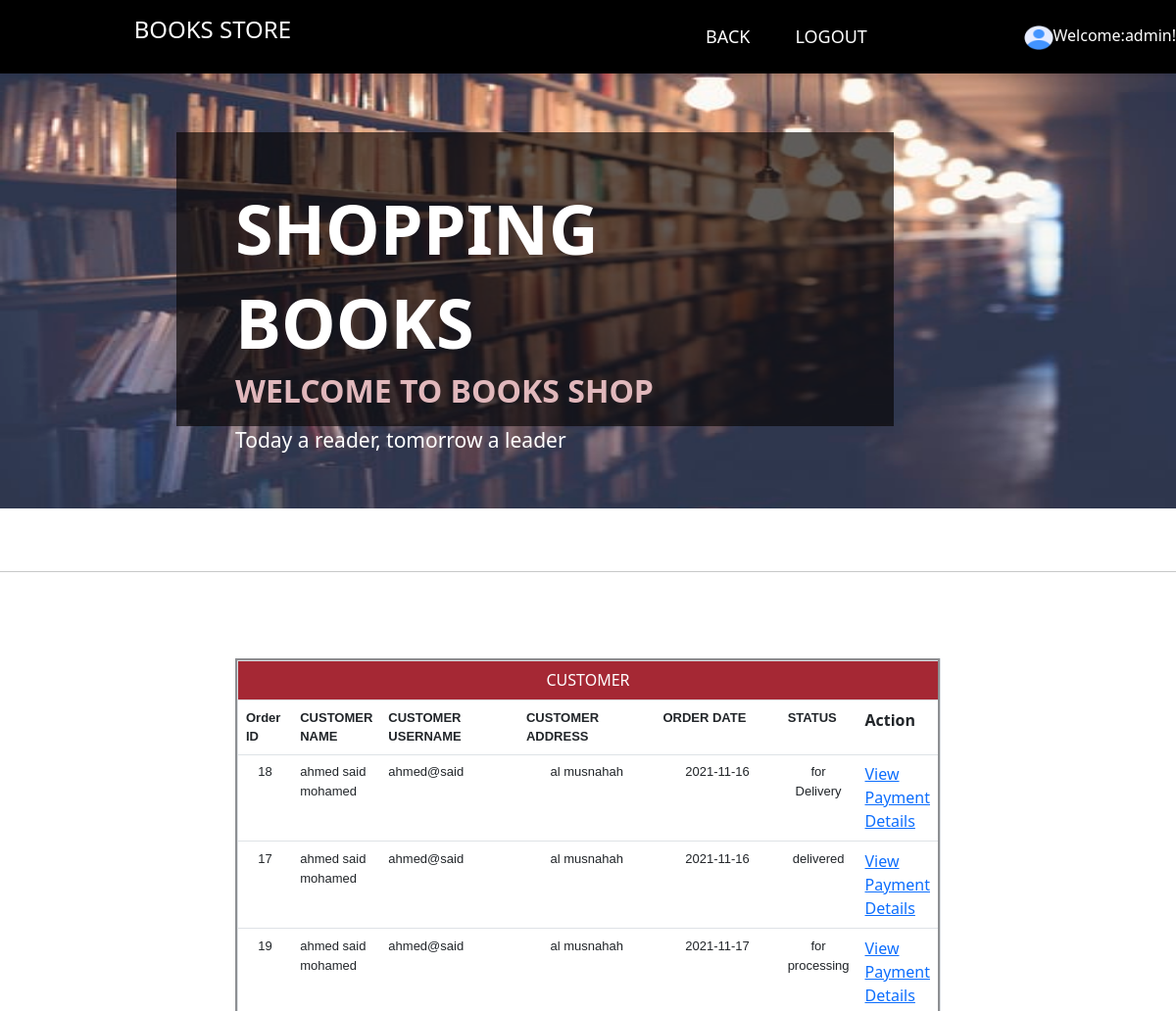
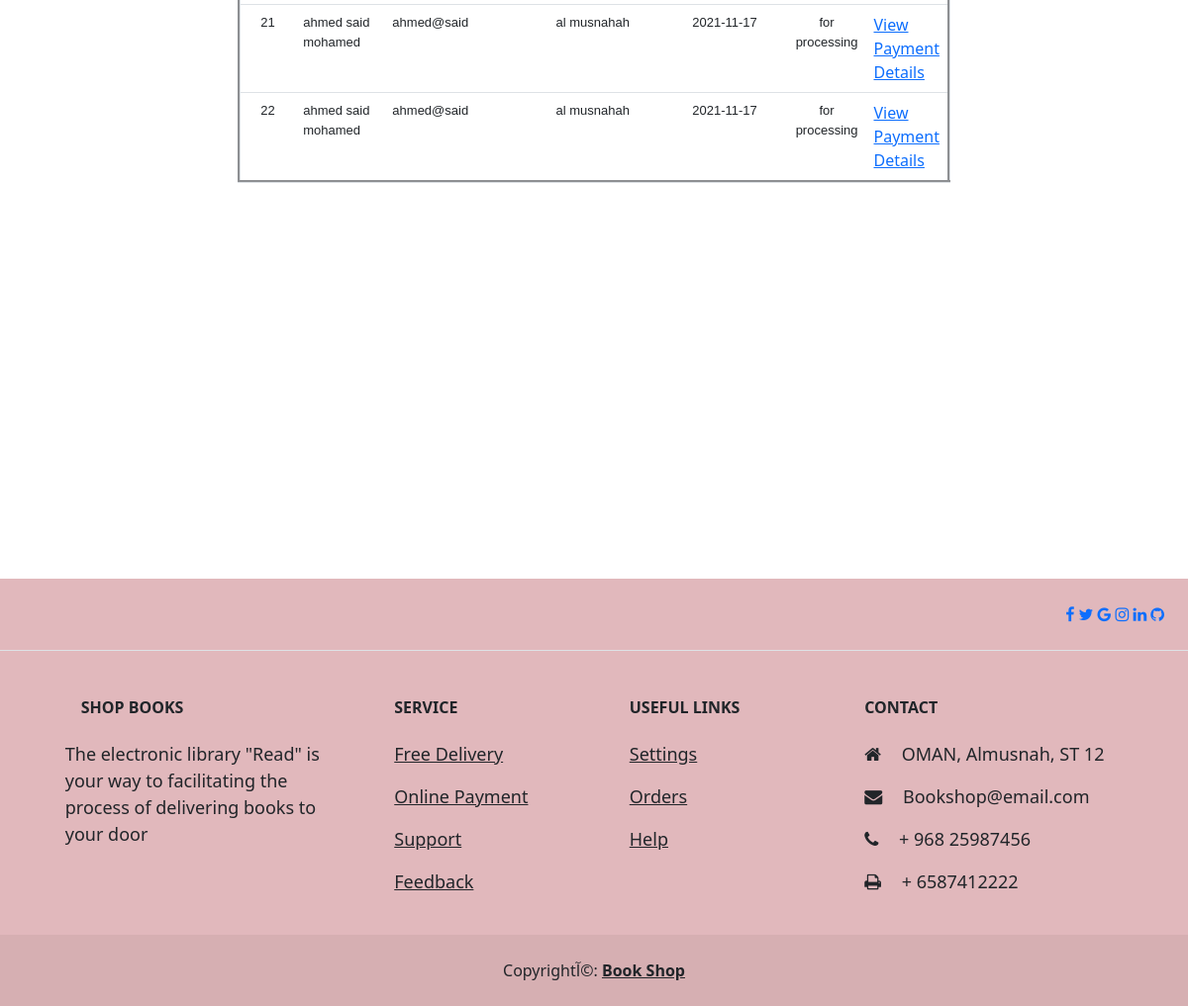
Page /customerOrder.php?cusername=ahmed@said&&cid=3223439 (signed in) on the committed database (2 pictures, top to bottom).
### tables this page shows
CREATE TABLE IF NOT EXISTS `tbcustomer` (
  `cid` int(8) NOT NULL AUTO_INCREMENT,
  `cname` varchar(75) NOT NULL,
  `cusername` varchar(30) NOT NULL,
  `cemail` varchar(50) NOT NULL,
  `cphone` int(8) NOT NULL,
  `cgender` varchar(6) NOT NULL,
  `caddress` varchar(50) NOT NULL,
  `cseq` text NOT NULL,
  `cans` varchar(75) NOT NULL,
  `cpassword` varchar(8) NOT NULL,
  `repassword` varchar(8) NOT NULL,
  `brithdate` date NOT NULL,
  PRIMARY KEY (`cid`)
);

CREATE TABLE IF NOT EXISTS `placeorder` (
  `orid` int(8) NOT NULL AUTO_INCREMENT,
  `cusername` varchar(50) NOT NULL,
  `orderdate` date NOT NULL,
  `gTotal` double NOT NULL,
  `orderstatus` varchar(20) NOT NULL,
  `Payment` varchar(8) NOT NULL,
  PRIMARY KEY (`orid`)
);

### customerOrder.php (the view, shortened to what this page needs)
<!DOCTYPE html PUBLIC "-//W3C//DTD XHTML 1.0 Transitional//EN" "http://www.w3.org/TR/xhtml1/DTD/xhtml1-transitional.dtd">
<html xmlns="http://www.w3.org/1999/xhtml">
<head>
<link rel="stylesheet" href="https://cdnjs.cloudflare.com/ajax/libs/font-awesome/4.7.0/css/font-awesome.min.css">
<link href="style.css" rel="stylesheet" type="text/css">
<link href="bootstrap-5.1.0-dist/bootstrap-icons/bootstrap-icons.css" rel="stylesheet">
  <link href="bootstrap-5.1.0-dist/glightbox/css/glightbox.min.css" rel="stylesheet">
<link href="bootstrap-5.1.0-dist/css/bootstrap.css" rel="stylesheet" type="text/css">
<link href="https://cdnjs.cloudflare.com/ajax/libs/font-awesome/4.7.0/css/font-awesome.min.css" rel="stylesheet">
</head>
<body>
 <nav class="navbar navbar-expand-lg navbar-black bg-black py-3 shadow-sm bg-transparent-black fixed-top"> <a href="#" class="navbar-brand font-weight-bold d-block d-lg-none"></a>
    <div id="navbarContent" class="collapse navbar-collapse">
        <ul class="navbar-nav mx-auto">
          <h4 class="logo" style="color: #FFFFFF">BOOKS STORE</h4>
            <li class="nav-item dropdown megamenu">
		<a id="megamneu" href="Viewcustomer.php" data-toggle="dropdown" aria-haspopup="true" aria-expanded="false" class="nav-link  font-weight-bold text-uppercase ">BACK</a></li>
		<li class="nav-item"><a href="logout.php" class="nav-link font-weight-bold text-uppercase">LOGOUT</a></li>
         </ul>
      <div><img src="image/profile-user.png" height="25px" width="30px"><span class="auto-style3"><span class="text-white">Welcome:<?php
			$username= $_SESSION['txtuser'];
	include ("connect.php");
	$qryname = "select * from  tbadmin where username='$username' ";
	$result = mysqli_query($con,$qryname);
	while($rows = mysqli_fetch_assoc($result))
	{ $namee=$rows['aname'];
}
	echo $namee. "!";
	?>
	</span><span class="auto-style1"></img></span></span></div>
</nav>
                <div class="carousel-inner" style="left: 0px; top: 0px; height: 519px">
               <div class="carousel-item active">
                  <img class="d-block w-100" src="image/download.jpg" alt="slider_img" height="543">
                  <div class="ovarlay_slide_cont" style="left: 0; top: 135px; height: 300px; width: 61%">
                     <h2>SHOPPING BOOKS</h2>
                     <h4>WELCOME TO  BOOKS SHOP</h4>
                     <p>Today a reader, tomorrow a leader</p>
                  </div>
               </div>
                </div>
                <br/>
                <br/>
                <hr><br>
     <form   method="post" id="form2"   name="form2"  onsubmit="return validate(this);"  enctype="multipart/form-data"  action="customerpage.php">
				 <span class="auto-style2">
<?php
 include('connect.php');
$usernamerc=$_GET['cusername'];
$q= "Select * from tbcustomer a,placeorder b where a.cusername='$usernamerc' and  a.cusername=b.cusername  order by orderdate ";
$r=mysqli_query($con,$q);
$num=mysqli_num_rows($r);
	if ($num > 0){
echo "<br>";
		echo "<table  id='productSizes' class='table' border='3'  style='width:60%;' align=center  cellspacing=2>";
	echo "<tr>";
	echo "<br>";
	echo "<tr bgcolor='#A52834'> ";
		echo "<td   width=100 align=center  colspan=9><font color='#ffffff'> CUSTOMER</font></td>";
	echo"</tr>";
echo"<th class='col-1' border='3'><font face = arial size =2>Order ID";
echo"<th class='col-1' border='3'><font face = arial size =2>CUSTOMER NAME";
echo"<th class='col-3' border='3'><font face = arial size =2>CUSTOMER USERNAME ";
echo"<th class='col-3' border='3'><font face = arial size =2>CUSTOMER ADDRESS";
echo"<th class='col-3' border='3'><font face = arial size =2>ORDER DATE";
echo"<th class='col-5' border='3'><font face = arial size =2>STATUS";
echo"<th class='col-3' colspan ='1'  border='3'> Action";
echo"<tr>";
while($row = mysqli_fetch_assoc($r)) {
$vusernamerc =$row['cusername'];
$vorid=$row['orid'];
$vcname =$row['cname'];
$vorderDate =$row['orderdate'];
$vstatus = $row['orderstatus'];
$vcaddress =$row['caddress'];
echo"<tr>";
echo"<td align =center><font face = arial size =2>$vorid";
echo"<td border='3'><font face = arial size =2>$vcname ";
echo"<td border='3'><font face = arial size =2>$vusernamerc";
echo"<td  border='3' align =center><font face = arial size =2>$vcaddress";
echo"<td border='3' align =center><font face = arial size =2>$vorderDate";;
echo"<td   border='3' align =center><font face = arial size =2>$vstatus";
echo"<td ><a href='PaymentDetails.php?cusername=$usernamerc&&orid=$vorid'>View Payment Details</a>";
echo"</tr>";
}
echo"</table><br>";
}
else{
	echo "<center>No Order Yet! <br>";
	echo "Click <a href='viewcustomer.php'>here</a> To Back !</a></center>";
}
?>
	</span>
		<br />
		<br />
		<br />
		<br />
		<br />
		<br />
   </form>
   <br />
  <br><br><br><br><br>
 <br />
 <br />
 <br />
<footer class="auto-style7">
  <section
    class="d-flex justify-content-center justify-content-lg-between p-4 border-bottom bg-"
       >
    <div>
     <a href="https://ar-ar.facebook.com"><i class="fa fa-facebook"></i></a>
       <a href="https://twitter.com/"> <i class="fa fa-twitter"></i></a>
       <a href="https://google.com/"> <i class="fa fa-google"></i></a>
       <a href="https://instagram.com/"> <i class="fa fa-instagram"></i></a>
       <a href="https://linkedin.com/"> <i class="fa fa-linkedin"></i></a>
       <a href="https://github.com/"> <i class="fa fa-github"></i></a>
    </div>
  </section>
  <section class="">
    <div class="container text-center text-md-start mt-5">
      <div class="row mt-3">
        <div class="col-md-3 col-lg-4 col-xl-3 mx-auto mb-4">
          <h6 class="text-uppercase fw-bold mb-4">
            <i class="fas fa-gem me-3"></i>SHOP BOOKS
          </h6>
          <p>The electronic library "Read" is your way to facilitating the process of delivering books to your door
          </p>
        </div>
        <div class="col-md-2 col-lg-2 col-xl-2 mx-auto mb-4">
          <h6 class="text-uppercase fw-bold mb-4">
           SERVICE
          </h6>
          <p>
            <a href="#!" class="text-reset">Free Delivery</a>
          </p>
          <p>
            <a href="#!" class="text-reset">Online Payment</a>
          </p>
          <p>
            <a href="#!" class="text-reset">Support</a>
          </p>
          <p>
            <a href="#!" class="text-reset">Feedback</a>
          </p>
        </div>
        <div class="col-md-3 col-lg-2 col-xl-2 mx-auto mb-4">
          <h6 class="text-uppercase fw-bold mb-4">
            Useful links
          </h6>
             <p>
            <a href="#!" class="text-reset">Settings</a>
          </p>
          <p>
            <a href="#!" class="text-reset">Orders</a>
          </p>
          <p>
            <a href="#!" class="text-reset">Help</a>
          </p>
        </div>
        <div class="col-md-4 col-lg-3 col-xl-3 mx-auto mb-md-0 mb-4">
          <h6 class="text-uppercase fw-bold mb-4">
            Contact
          </h6>
          <p><i class="fa fa-home me-3"></i> OMAN, Almusnah, ST 12</p>
          <p>
            <i class="fa fa-envelope me-3"></i>
            Bookshop@email.com
          </p>
          <p><i class="fa fa-phone me-3"></i> + 968 25987456</p>
          <p><i class="fa fa-print me-3"></i> + 6587412222</p>
        </div>
      </div>
    </div>
  </section>
  <div class="text-center p-4" style="background-color: rgba(0, 0, 0, 0.05);">
    Copyrightآ©:
    <a class="text-reset fw-bold" href="https://mdbootstrap.com/">Book Shop</a>
  </div>
</footer>
     </body>
</html>

### style.css (style rules this page uses)
.logo { margin-right: 400px; font-family: 'Crimson Text', serif, font-size -2px; color: ; }
* { box-sizing: border-box; }
nav.navbar a, nav.navbar ul li a { color: #FFF !important; }
nav.navbar ul li { padding: 0 15px; position: relative; }
.navbar-nav li a { font-size: 18px; font-weight: 300; }
p { font-size: 18px; font-weight: 300; }
.ovarlay_slide_cont { background: rgba(5,3,0,0.63); position: absolute; width: 60%; margin: 0 15%; z-index: 1111111111; top: 135px; left: 0; padding: 50px 60px 70px; }
.ovarlay_slide_cont h2 { color: #fff; text-transform: uppercase; font-size: 70px; font-weight: 700; line-height: normal; margin: 0; }
.ovarlay_slide_cont h4 { color: #E1B8BC; font-size: 32px; text-transform: uppercase; font-weight: 700; margin: 0 0 15px 0; line-height: normal; }
.ovarlay_slide_cont p { color: #fff; font-weight: 300; margin: 0 0 30px 0; font-size: 21px; padding: 0 75px 0 0; line-height: 28px; }

### customerOrder.php (style rules this page uses)
.auto-style7 { background-color: #E1B8BC; }

### rows in the picture
tbcustomer: placeorder.orid "18", cname "ahmed said mohamed", placeorder.cusername "ahmed@said", caddress "al musnahah", placeorder.orderdate "2021-11-16", placeorder.orderstatus "for Delivery", placeorder.orid "17", placeorder.orderstatus "delivered", placeorder.orid "19", placeorder.orderdate "2021-11-17", placeorder.orderstatus "for processing", placeorder.orid "21", placeorder.orid "22"

### other values in the picture
$namee "admin"
